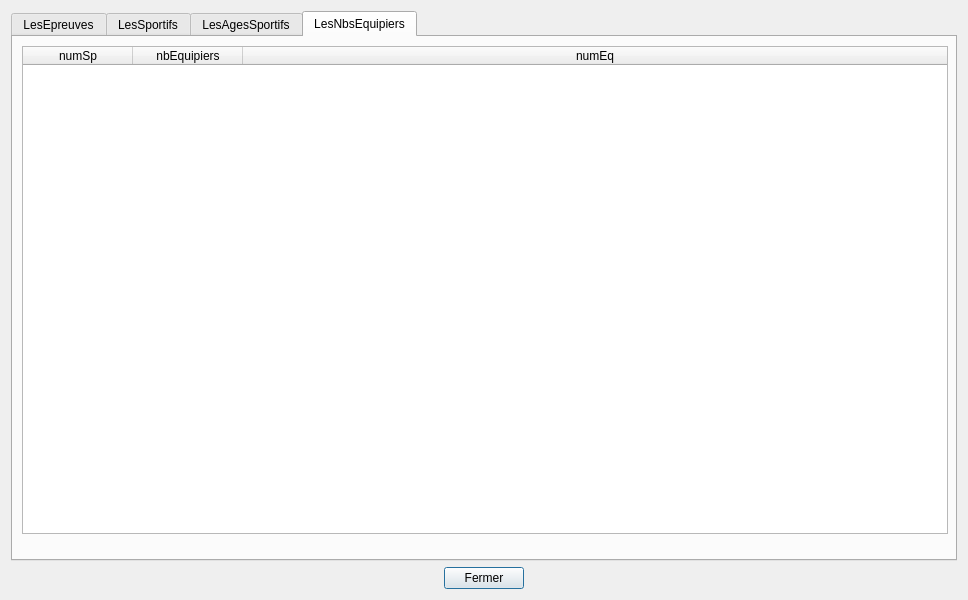
<?xml version="1.0" encoding="UTF-8"?>
<ui version="4.0">
 <class>tablesDataV1</class>
 <widget class="QDialog" name="tablesDataV1">
  <property name="geometry">
   <rect>
    <x>0</x>
    <y>0</y>
    <width>968</width>
    <height>600</height>
   </rect>
  </property>
  <property name="sizePolicy">
   <sizepolicy hsizetype="Preferred" vsizetype="Preferred">
    <horstretch>0</horstretch>
    <verstretch>0</verstretch>
   </sizepolicy>
  </property>
  <property name="minimumSize">
   <size>
    <width>0</width>
    <height>0</height>
   </size>
  </property>
  <property name="windowTitle">
   <string>BD JO</string>
  </property>
  <layout class="QVBoxLayout" name="verticalLayout">
   <item>
    <widget class="QTabWidget" name="tabWidget">
     <property name="currentIndex">
      <number>3</number>
     </property>
     <widget class="QWidget" name="tabEpreuves">
      <attribute name="title">
       <string>LesEpreuves</string>
      </attribute>
      <layout class="QVBoxLayout" name="verticalLayout_2">
       <item>
        <widget class="QTableWidget" name="tableEpreuves">
         <property name="sizePolicy">
          <sizepolicy hsizetype="Expanding" vsizetype="Expanding">
           <horstretch>0</horstretch>
           <verstretch>0</verstretch>
          </sizepolicy>
         </property>
         <property name="minimumSize">
          <size>
           <width>0</width>
           <height>400</height>
          </size>
         </property>
         <property name="baseSize">
          <size>
           <width>0</width>
           <height>0</height>
          </size>
         </property>
         <property name="layoutDirection">
          <enum>Qt::LeftToRight</enum>
         </property>
         <property name="sizeAdjustPolicy">
          <enum>QAbstractScrollArea::AdjustToContents</enum>
         </property>
         <property name="sortingEnabled">
          <bool>true</bool>
         </property>
         <property name="columnCount">
          <number>7</number>
         </property>
         <attribute name="horizontalHeaderCascadingSectionResizes">
          <bool>true</bool>
         </attribute>
         <attribute name="horizontalHeaderDefaultSectionSize">
          <number>110</number>
         </attribute>
         <attribute name="horizontalHeaderHighlightSections">
          <bool>true</bool>
         </attribute>
         <attribute name="horizontalHeaderMinimumSectionSize">
          <number>50</number>
         </attribute>
         <attribute name="horizontalHeaderShowSortIndicator" stdset="0">
          <bool>true</bool>
         </attribute>
         <attribute name="horizontalHeaderStretchLastSection">
          <bool>true</bool>
         </attribute>
         <attribute name="verticalHeaderVisible">
          <bool>false</bool>
         </attribute>
         <column>
          <property name="text">
           <string>numEp</string>
          </property>
         </column>
         <column>
          <property name="text">
           <string>nomEp</string>
          </property>
         </column>
         <column>
          <property name="text">
           <string>formeEp</string>
          </property>
         </column>
         <column>
          <property name="text">
           <string>nomDi</string>
          </property>
         </column>
         <column>
          <property name="text">
           <string>categorieEp</string>
          </property>
         </column>
         <column>
          <property name="text">
           <string>nbSportifsEp</string>
          </property>
         </column>
         <column>
          <property name="text">
           <string>dateEp</string>
          </property>
         </column>
        </widget>
       </item>
       <item>
        <widget class="QLabel" name="label_epreuves">
         <property name="palette">
          <palette>
           <active>
            <colorrole role="WindowText">
             <brush brushstyle="SolidPattern">
              <color alpha="255">
               <red>255</red>
               <green>0</green>
               <blue>0</blue>
              </color>
             </brush>
            </colorrole>
           </active>
           <inactive>
            <colorrole role="WindowText">
             <brush brushstyle="SolidPattern">
              <color alpha="255">
               <red>255</red>
               <green>0</green>
               <blue>0</blue>
              </color>
             </brush>
            </colorrole>
           </inactive>
           <disabled>
            <colorrole role="WindowText">
             <brush brushstyle="SolidPattern">
              <color alpha="255">
               <red>120</red>
               <green>120</green>
               <blue>120</blue>
              </color>
             </brush>
            </colorrole>
           </disabled>
          </palette>
         </property>
         <property name="text">
          <string/>
         </property>
         <property name="scaledContents">
          <bool>true</bool>
         </property>
         <property name="alignment">
          <set>Qt::AlignCenter</set>
         </property>
        </widget>
       </item>
      </layout>
     </widget>
     <widget class="QWidget" name="tabSportifs">
      <attribute name="title">
       <string>LesSportifs</string>
      </attribute>
      <layout class="QVBoxLayout" name="verticalLayout_7">
       <item>
        <widget class="QTableWidget" name="tableSportifs">
         <attribute name="horizontalHeaderDefaultSectionSize">
          <number>110</number>
         </attribute>
         <attribute name="horizontalHeaderMinimumSectionSize">
          <number>50</number>
         </attribute>
         <attribute name="horizontalHeaderStretchLastSection">
          <bool>true</bool>
         </attribute>
         <attribute name="verticalHeaderVisible">
          <bool>false</bool>
         </attribute>
         <column>
          <property name="text">
           <string>numSp</string>
          </property>
         </column>
         <column>
          <property name="text">
           <string>nomSp</string>
          </property>
         </column>
         <column>
          <property name="text">
           <string>prenomSp</string>
          </property>
         </column>
         <column>
          <property name="text">
           <string>pays</string>
          </property>
         </column>
         <column>
          <property name="text">
           <string>categorieSp</string>
          </property>
         </column>
         <column>
          <property name="text">
           <string>dateNaisSp</string>
          </property>
         </column>
         <column>
          <property name="text">
           <string>numEq</string>
          </property>
         </column>
        </widget>
       </item>
       <item>
        <widget class="QLabel" name="label_sportifs">
         <property name="palette">
          <palette>
           <active>
            <colorrole role="WindowText">
             <brush brushstyle="SolidPattern">
              <color alpha="255">
               <red>255</red>
               <green>0</green>
               <blue>0</blue>
              </color>
             </brush>
            </colorrole>
           </active>
           <inactive>
            <colorrole role="WindowText">
             <brush brushstyle="SolidPattern">
              <color alpha="255">
               <red>255</red>
               <green>0</green>
               <blue>0</blue>
              </color>
             </brush>
            </colorrole>
           </inactive>
           <disabled>
            <colorrole role="WindowText">
             <brush brushstyle="SolidPattern">
              <color alpha="255">
               <red>120</red>
               <green>120</green>
               <blue>120</blue>
              </color>
             </brush>
            </colorrole>
           </disabled>
          </palette>
         </property>
         <property name="text">
          <string/>
         </property>
         <property name="alignment">
          <set>Qt::AlignCenter</set>
         </property>
        </widget>
       </item>
      </layout>
     </widget>
     <widget class="QWidget" name="tabLesAgesSportifs">
      <attribute name="title">
       <string>LesAgesSportifs</string>
      </attribute>
      <widget class="QTableWidget" name="tableLesAgesSportifs">
       <property name="geometry">
        <rect>
         <x>9</x>
         <y>9</y>
         <width>926</width>
         <height>488</height>
        </rect>
       </property>
       <attribute name="horizontalHeaderDefaultSectionSize">
        <number>110</number>
       </attribute>
       <attribute name="horizontalHeaderMinimumSectionSize">
        <number>50</number>
       </attribute>
       <attribute name="horizontalHeaderStretchLastSection">
        <bool>true</bool>
       </attribute>
       <attribute name="verticalHeaderVisible">
        <bool>false</bool>
       </attribute>
       <column>
        <property name="text">
         <string>numSp</string>
        </property>
       </column>
       <column>
        <property name="text">
         <string>age</string>
        </property>
       </column>
      </widget>
      <widget class="QLabel" name="label_lesAgesSportifs">
       <property name="geometry">
        <rect>
         <x>9</x>
         <y>503</y>
         <width>926</width>
         <height>13</height>
        </rect>
       </property>
       <property name="palette">
        <palette>
         <active>
          <colorrole role="WindowText">
           <brush brushstyle="SolidPattern">
            <color alpha="255">
             <red>255</red>
             <green>0</green>
             <blue>0</blue>
            </color>
           </brush>
          </colorrole>
         </active>
         <inactive>
          <colorrole role="WindowText">
           <brush brushstyle="SolidPattern">
            <color alpha="255">
             <red>255</red>
             <green>0</green>
             <blue>0</blue>
            </color>
           </brush>
          </colorrole>
         </inactive>
         <disabled>
          <colorrole role="WindowText">
           <brush brushstyle="SolidPattern">
            <color alpha="255">
             <red>120</red>
             <green>120</green>
             <blue>120</blue>
            </color>
           </brush>
          </colorrole>
         </disabled>
        </palette>
       </property>
       <property name="text">
        <string/>
       </property>
       <property name="alignment">
        <set>Qt::AlignCenter</set>
       </property>
      </widget>
     </widget>
     <widget class="QWidget" name="tabLesNbsEquipiers">
      <attribute name="title">
       <string>LesNbsEquipiers</string>
      </attribute>
      <widget class="QTableWidget" name="tableLesNbsEquipiers">
       <property name="geometry">
        <rect>
         <x>9</x>
         <y>9</y>
         <width>926</width>
         <height>488</height>
        </rect>
       </property>
       <attribute name="horizontalHeaderDefaultSectionSize">
        <number>110</number>
       </attribute>
       <attribute name="horizontalHeaderMinimumSectionSize">
        <number>50</number>
       </attribute>
       <attribute name="horizontalHeaderStretchLastSection">
        <bool>true</bool>
       </attribute>
       <attribute name="verticalHeaderVisible">
        <bool>false</bool>
       </attribute>
       <column>
        <property name="text">
         <string>numSp</string>
        </property>
       </column>
       <column>
        <property name="text">
         <string>nbEquipiers</string>
        </property>
       </column>
       <column>
        <property name="text">
         <string>numEq</string>
        </property>
       </column>
      </widget>
      <widget class="QLabel" name="label_lesNbsEquipiers">
       <property name="geometry">
        <rect>
         <x>9</x>
         <y>503</y>
         <width>926</width>
         <height>13</height>
        </rect>
       </property>
       <property name="palette">
        <palette>
         <active>
          <colorrole role="WindowText">
           <brush brushstyle="SolidPattern">
            <color alpha="255">
             <red>255</red>
             <green>0</green>
             <blue>0</blue>
            </color>
           </brush>
          </colorrole>
         </active>
         <inactive>
          <colorrole role="WindowText">
           <brush brushstyle="SolidPattern">
            <color alpha="255">
             <red>255</red>
             <green>0</green>
             <blue>0</blue>
            </color>
           </brush>
          </colorrole>
         </inactive>
         <disabled>
          <colorrole role="WindowText">
           <brush brushstyle="SolidPattern">
            <color alpha="255">
             <red>120</red>
             <green>120</green>
             <blue>120</blue>
            </color>
           </brush>
          </colorrole>
         </disabled>
        </palette>
       </property>
       <property name="text">
        <string/>
       </property>
       <property name="alignment">
        <set>Qt::AlignCenter</set>
       </property>
      </widget>
     </widget>
    </widget>
   </item>
   <item>
    <layout class="QHBoxLayout" name="horizontalLayout">
     <item>
      <spacer name="horizontalSpacer_data_V1">
       <property name="orientation">
        <enum>Qt::Horizontal</enum>
       </property>
       <property name="sizeHint" stdset="0">
        <size>
         <width>40</width>
         <height>20</height>
        </size>
       </property>
      </spacer>
     </item>
     <item>
      <widget class="QPushButton" name="pushButton_data_V1">
       <property name="text">
        <string>Fermer</string>
       </property>
      </widget>
     </item>
     <item>
      <spacer name="horizontalSpacer_2_data_V1">
       <property name="orientation">
        <enum>Qt::Horizontal</enum>
       </property>
       <property name="sizeHint" stdset="0">
        <size>
         <width>40</width>
         <height>20</height>
        </size>
       </property>
      </spacer>
     </item>
    </layout>
   </item>
  </layout>
 </widget>
 <resources/>
 <connections>
  <connection>
   <sender>pushButton_data_V1</sender>
   <signal>clicked()</signal>
   <receiver>tablesDataV1</receiver>
   <slot>close()</slot>
   <hints>
    <hint type="sourcelabel">
     <x>360</x>
     <y>575</y>
    </hint>
    <hint type="destinationlabel">
     <x>323</x>
     <y>169</y>
    </hint>
   </hints>
  </connection>
 </connections>
 <slots>
  <slot>refreshSpectaclesData()</slot>
  <slot>refreshZonesData()</slot>
  <slot>refreshRepresentationsData()</slot>
 </slots>
</ui>
